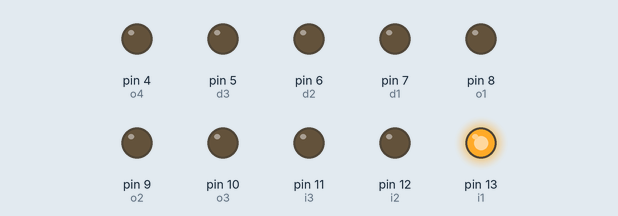
Recording of a sketch running on a simulated Arduino Uno, built with avr-gcc and run on an emulated ATmega328P. Shown: output pins drawn as LEDs (lit = HIGH).

Above: at 0.1 s.
At 2.1 s:
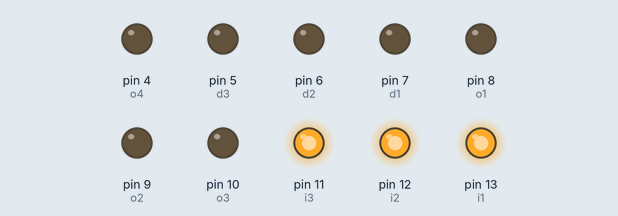
At 4.1 s:
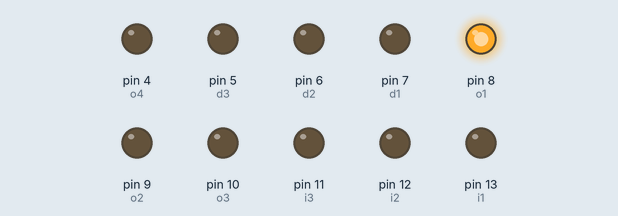
At 6.1 s:
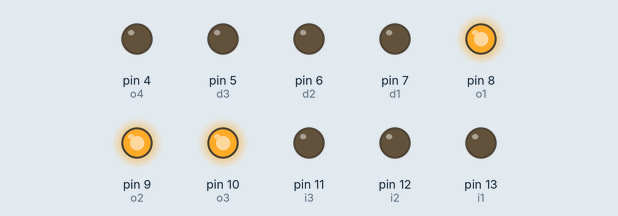
At 9.1 s:
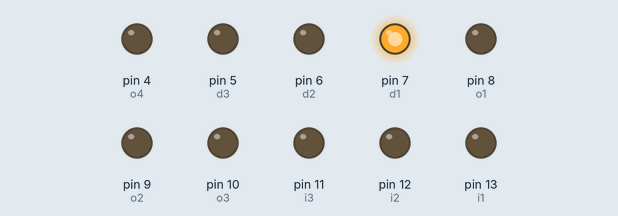
At 12.1 s:
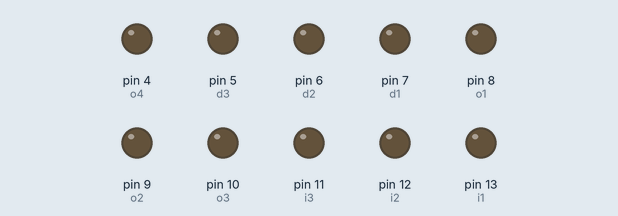
Timing chart, 0 to 13.6 s (numbered marks = the images above):
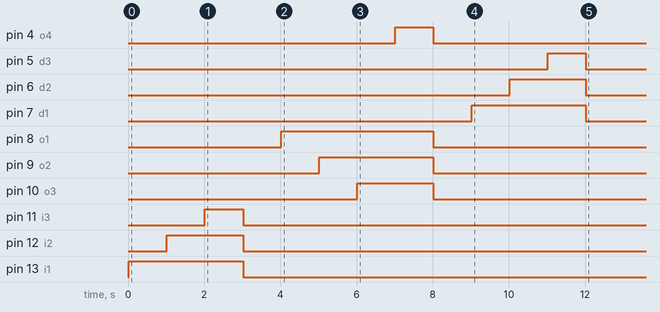

The sketch:

Othello_Manipulation_Diagram.ino
```cpp
int o1 = 8;
int o2 = 9;
int o3 = 10;
int o4 = 4;

int i1 = 13;
int i2 = 12;
int i3 = 11;

int d1 = 7;
int d2 = 6;
int d3 = 5;

int intrasequenceDelay = 1000;
int intersequenceDelay = 1000;

void setup() {
  pinMode(o1, OUTPUT);
  pinMode(o2, OUTPUT);
  pinMode(o3, OUTPUT);
  pinMode(o4, OUTPUT);

  pinMode(i1, OUTPUT);
  pinMode(i2, OUTPUT);
  pinMode(i3, OUTPUT);

  pinMode(d1, OUTPUT);
  pinMode(d2, OUTPUT);
  pinMode(d3, OUTPUT);

  delay(20);
  ledProgram();
}

void ledProgram() {
  //Sequence 1: Iago
  digitalWrite(i1, HIGH);
  delay(intrasequenceDelay);

  digitalWrite(i2, HIGH);
  delay(intrasequenceDelay);

  digitalWrite(i3, HIGH);
  delay(intrasequenceDelay);

  ledOff();
  delay(intersequenceDelay);

  //Sequence 2: Othello
  digitalWrite(o1, HIGH);
  delay(intrasequenceDelay);

  digitalWrite(o2, HIGH);
  delay(intrasequenceDelay);

  digitalWrite(o3, HIGH);
  delay(intrasequenceDelay);

  digitalWrite(o4, HIGH);
  delay(intrasequenceDelay);

  ledOff();
  delay(intersequenceDelay);

  //Sequence 3: Desdemona
  digitalWrite(d1, HIGH);
  delay(intrasequenceDelay);

  digitalWrite(d2, HIGH);
  delay(intrasequenceDelay);

  digitalWrite(d3, HIGH);
  delay(intrasequenceDelay);

  ledOff();
  delay(intersequenceDelay);
}

void ledOff() {
  digitalWrite(o1, LOW);
  digitalWrite(o2, LOW);
  digitalWrite(o3, LOW);
  digitalWrite(o4, LOW);

  digitalWrite(i1, LOW);
  digitalWrite(i2, LOW);
  digitalWrite(i3, LOW);

  digitalWrite(d1, LOW);
  digitalWrite(d2, LOW);
  digitalWrite(d3, LOW);
}

void loop() {}
```
